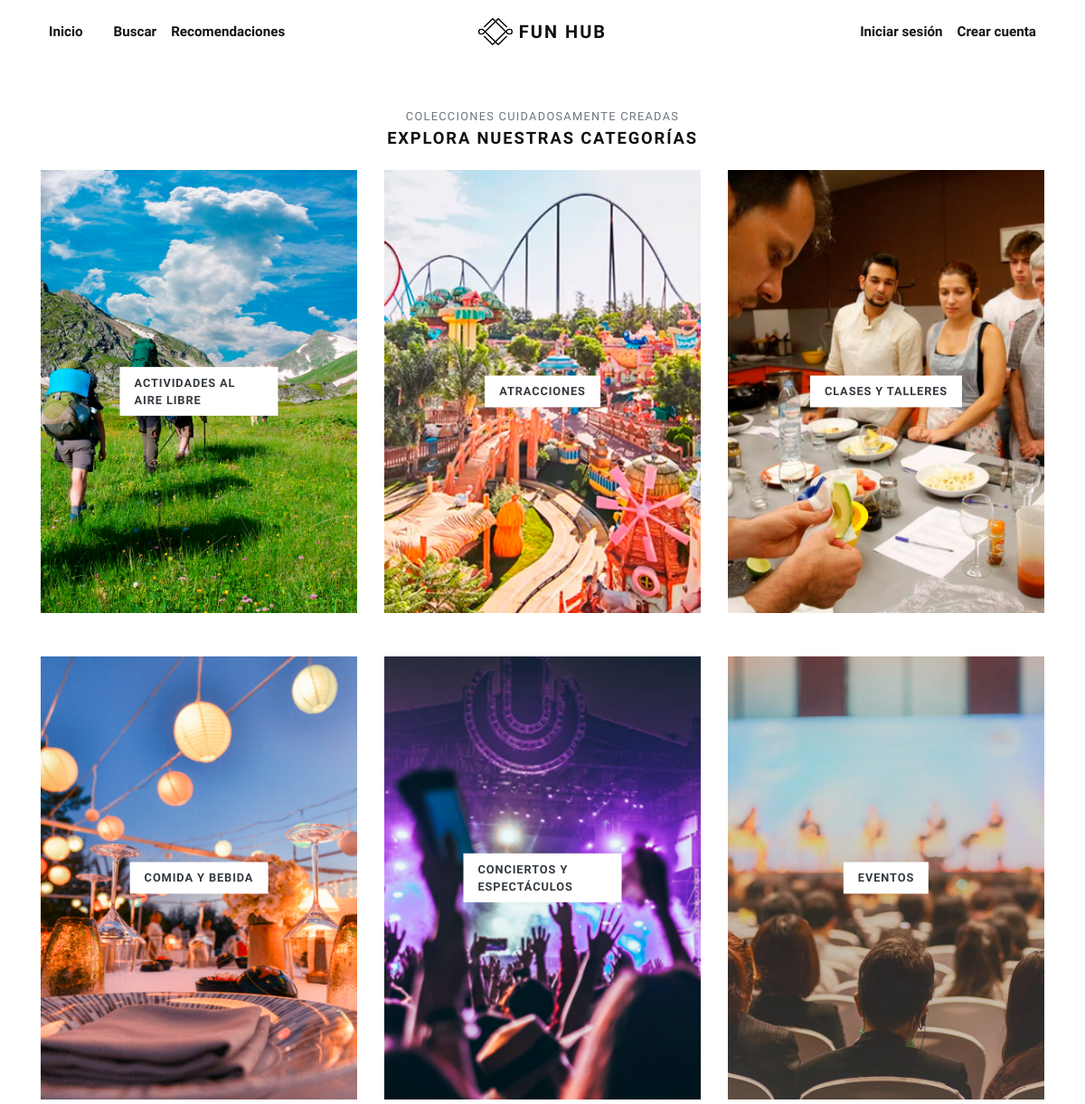
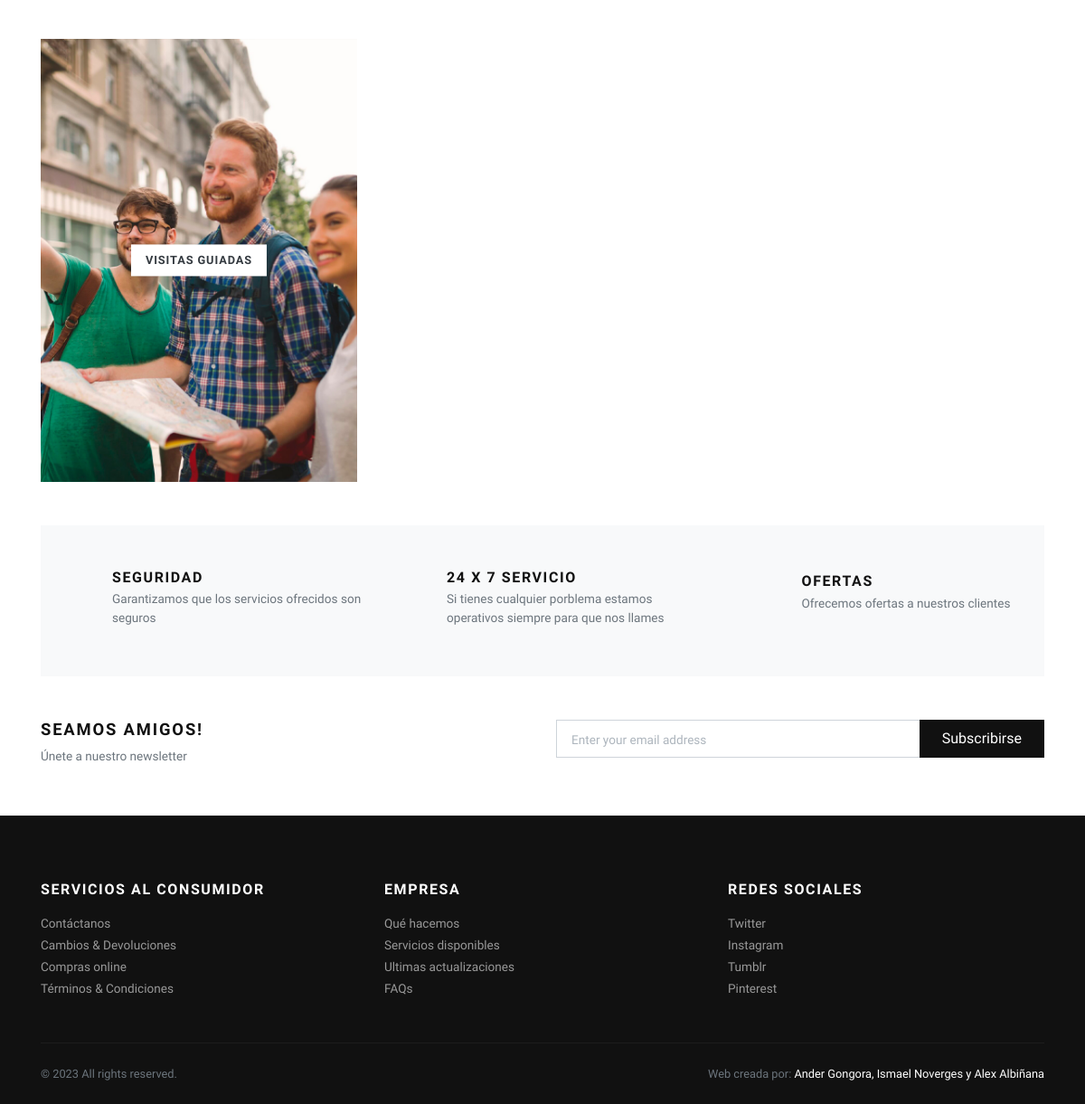
Page /categories/ on the committed database (2 pictures, top to bottom).
### store/models.py (models this page shows, shortened)
class Category(models.Model):
    title = models.CharField(max_length=50, verbose_name="Category Title")
    slug = models.SlugField(max_length=55, verbose_name="Category Slug")
    description = models.TextField(blank=True, verbose_name="Category Description")
    category_image = models.ImageField(upload_to='category', blank=True, null=True, verbose_name="Category Image")
    is_active = models.BooleanField(verbose_name="Is Active?")
    is_featured = models.BooleanField(verbose_name="Is Featured?")
    created_at = models.DateTimeField(auto_now_add=True, verbose_name="Created Date")
    updated_at = models.DateTimeField(auto_now=True, verbose_name="Updated Date")
    class Meta:
        verbose_name_plural = 'Categories'
        ordering = ('title', )

### store/views.py (the view)
# urls.py: path('categories/', views.all_categories, name="all-categories"),
def all_categories(request):
    categories = Category.objects.filter(is_active=True)
    return render(request, 'store/categories.html', {'categories':categories})

### store/context_preprocessors.py (called while the page is built)
def store_menu(request):
    categories = Category.objects.filter(is_active=True)
    context = {
        'categories_menu': categories,
    }
    return context

def cart_menu(request):
    if request.user.is_authenticated:
        cart_items= Cart.objects.filter(user=request.user)
        context = {
            'cart_items': cart_items,
        }
    else:
        context = {}
    return context

### templates/store/categories.html (shortened to what this page needs)
{% extends 'base.html' %}
{% load static %}
      {% block content %}
      <div class="container">
        <section class="pt-5">
          <header class="text-center">
            <p class="small text-muted small text-uppercase mb-1">Colecciones cuidadosamente creadas</p>
            <h2 class="h5 text-uppercase mb-4">Explora nuestras categorías</h2>
          </header>
          <div class="row">
          {% if categories %}
            {% for category in categories %}
              <div class="col-md-4 mb-4 mb-md-5">
                <a class="category-item" href="{% url 'store:category-products' category.slug %}">
                  <strong class="category-item-title">{{ category.title }}</strong>
                </a>
              </div>
            {% endfor %}
          {% endif %}
          </div>
        </section>
        <section class="py-5 bg-light">
          <div class="container">
            <div class="row text-center">
              <div class="col-lg-4 mb-3 mb-lg-0">
                <div class="d-inline-block">
                  <div class="media align-items-end">
                    <svg class="svg-icon svg-icon-big svg-icon-light">
                      <use xlink:href="#security-shield-1"> </use>
                    </svg>
                    <div class="media-body text-left ml-3">
                      <h6 class="text-uppercase mb-1">Seguridad</h6>
                      <p class="text-small mb-0 text-muted">Garantizamos que los servicios ofrecidos son seguros</p>
                    </div>
                  </div>
                </div>
              </div>
              <div class="col-lg-4 mb-3 mb-lg-0">
                <div class="d-inline-block">
                  <div class="media align-items-end">
                    <svg class="svg-icon svg-icon-big svg-icon-light">
                      <use xlink:href="#helpline-24h-1"> </use>
                    </svg>
                    <div class="media-body text-left ml-3">
                      <h6 class="text-uppercase mb-1">24 x 7 servicio</h6>
                      <p class="text-small mb-0 text-muted">Si tienes cualquier porblema estamos operativos siempre para que nos llames</p>
                    </div>
                  </div>
                </div>
              </div>
              <div class="col-lg-4">
                <div class="d-inline-block">
                  <div class="media align-items-end">
                    <svg class="svg-icon svg-icon-big svg-icon-light">
                      <use xlink:href="#label-tag-1"> </use>
                    </svg>
                    <div class="media-body text-left ml-3">
                      <h6 class="text-uppercase mb-1">Ofertas</h6>
                      <p class="text-small mb-0 text-muted">Ofrecemos ofertas a nuestros clientes</p>
                    </div>
                  </div>
                </div>
              </div>
            </div>
          </div>
        </section>
        <section class="py-5">
          <div class="container p-0">
            <div class="row">
              <div class="col-lg-6 mb-3 mb-lg-0">
                <h5 class="text-uppercase">Seamos amigos!</h5>
                <p class="text-small text-muted mb-0">Únete a nuestro newsletter</p>
              </div>
              <div class="col-lg-6">
                <form action="#">
                  <div class="input-group flex-column flex-sm-row mb-3">
                    <input class="form-control form-control-lg py-3" type="email" placeholder="Enter your email address" aria-describedby="button-addon2">
                    <div class="input-group-append">
                      <button class="btn btn-dark btn-block" id="button-addon2" type="submit">Subscribirse</button>
                    </div>
                  </div>
                </form>
              </div>
            </div>
          </div>
        </section>
      </div>
      {% endblock content %}

### jewelryshop/static/css/style.default.css (style rules this page uses)
.text-small { font-size: 0.85rem !important; }
strong { font-weight: 700; }
.category-item { display: block; position: relative; color: #343a40; transition: all 0.3s; }
.category-item-title { display: inline-block; padding: 0.5rem 1rem; background: #fff; text-transform: uppercase; letter-spacing: 0.07em; position: absolute; top: 50%; left: 50%; -webkit-transform: translate(-50%, -50%); transform: translate(-50%, -50%); box-shadow: 0 0 5px rgba(0, 0, 0, 0.07); font-size: 0.8rem; }
.text-uppercase { text-transform: uppercase; letter-spacing: 0.1em; }
.svg-icon { width: 32px; height: 32px; vertical-align: text-bottom; stroke: currentColor; stroke-width: 3; --layer1: currentColor; --layer2: currentColor; --layer3: currentColor; }
.svg-icon.svg-icon-light { stroke-width: 2; }
.svg-icon-big { width: 48px; height: 48px; }
.btn { font-weight: 400; border: 1px solid transparent; font-family: inherit; padding: 0.375rem 1.5rem; font-size: 1rem; line-height: 1.5; border-radius: 0; transition: color 0.15s ease-in-out, background-color 0.15s ease-in-out, border-color 0.15s ease-in-out, box-shadow 0.15s ease-in-out; }
.btn-dark { color: #fff; background-color: #111111; border-color: #111111; }
body { font-family: "Libre Franklin", sans-serif; font-size: 1rem; font-weight: 400; line-height: 1.5; color: #111111; background-color: #fff; }
a { color: #dcb14a; text-decoration: none; }
h1, h2, h3, h4, h5, h6, .h1, .h2, .h3, .h4, .h5, .h6 { margin-bottom: 0.5rem; font-family: inherit; font-weight: 900; line-height: 1.2; color: inherit; }
h2, .h2 { font-size: 1.9rem; }
h5, .h5 { font-size: 1.15rem; }
h6, .h6 { font-size: 1rem; }
small, .small { font-size: 80%; font-weight: 400; }
.bg-light { background-color: #f8f9fa !important; }
.form-control { padding: 0.375rem 0.75rem; font-size: 1rem; line-height: 1.5; color: #495057; background-color: #fff; border: 1px solid #ced4da; border-radius: 0; transition: border-color 0.15s ease-in-out, box-shadow 0.15s ease-in-out; }
.form-control::placeholder { color: #adb5bd; font-size: 0.85rem; font-weight: 400; }
.form-control-lg { padding: 0.5rem 1rem; font-size: 1rem; line-height: 1.5; border-radius: 0; }

### rows in the picture
Category: title "ACTIVIDADES AL AIRE LIBRE"
Category: title "ATRACCIONES"
Category: title "CLASES Y TALLERES"
Category: title "COMIDA Y BEBIDA"
Category: title "CONCIERTOS Y ESPECTÁCULOS"
Category: title "EVENTOS"
Category: title "VISITAS GUIADAS"
